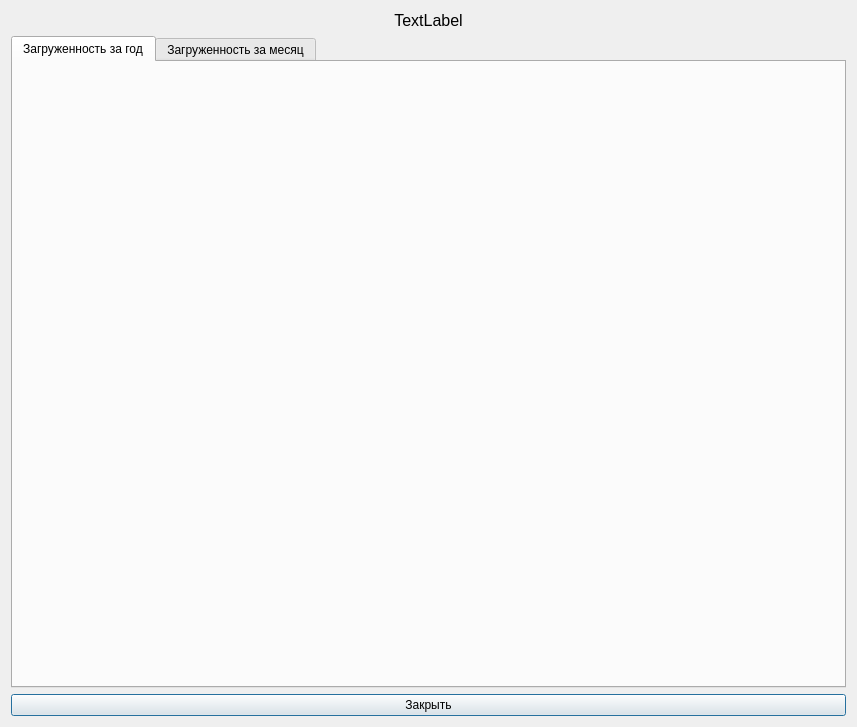
<?xml version="1.0" encoding="UTF-8"?>
<ui version="4.0">
 <class>Dialog</class>
 <widget class="QDialog" name="Dialog">
  <property name="geometry">
   <rect>
    <x>0</x>
    <y>0</y>
    <width>857</width>
    <height>727</height>
   </rect>
  </property>
  <property name="windowTitle">
   <string>Окно загруженности</string>
  </property>
  <layout class="QGridLayout" name="gridLayout">
   <item row="0" column="0">
    <widget class="QLabel" name="lb_airport_name">
     <property name="font">
      <font>
       <pointsize>12</pointsize>
      </font>
     </property>
     <property name="text">
      <string>TextLabel</string>
     </property>
     <property name="alignment">
      <set>Qt::AlignCenter</set>
     </property>
    </widget>
   </item>
   <item row="1" column="0">
    <widget class="QTabWidget" name="tabWidget">
     <property name="layoutDirection">
      <enum>Qt::LeftToRight</enum>
     </property>
     <property name="currentIndex">
      <number>0</number>
     </property>
     <widget class="QWidget" name="tab">
      <attribute name="title">
       <string>Загруженность за год</string>
      </attribute>
      <layout class="QGridLayout" name="gridLayout_3">
       <item row="0" column="0">
        <widget class="QCustomPlot" name="qcp_year" native="true"/>
       </item>
      </layout>
     </widget>
     <widget class="QWidget" name="tab_2">
      <attribute name="title">
       <string>Загруженность за месяц</string>
      </attribute>
      <layout class="QGridLayout" name="gridLayout_2">
       <item row="1" column="0">
        <widget class="QComboBox" name="cb_months">
         <property name="currentIndex">
          <number>-1</number>
         </property>
        </widget>
       </item>
       <item row="2" column="0" colspan="3">
        <widget class="QCustomPlot" name="qcp_month" native="true"/>
       </item>
       <item row="1" column="1" colspan="2">
        <spacer name="horizontalSpacer">
         <property name="orientation">
          <enum>Qt::Horizontal</enum>
         </property>
         <property name="sizeType">
          <enum>QSizePolicy::Ignored</enum>
         </property>
         <property name="sizeHint" stdset="0">
          <size>
           <width>20</width>
           <height>20</height>
          </size>
         </property>
        </spacer>
       </item>
      </layout>
     </widget>
    </widget>
   </item>
   <item row="2" column="0">
    <widget class="QPushButton" name="pb_close">
     <property name="text">
      <string>Закрыть</string>
     </property>
    </widget>
   </item>
  </layout>
 </widget>
 <customwidgets>
  <customwidget>
   <class>QCustomPlot</class>
   <extends>QWidget</extends>
   <header>D:\QtProjects\diplom\airport\qcustomplot.h</header>
   <container>1</container>
  </customwidget>
 </customwidgets>
 <resources/>
 <connections>
  <connection>
   <sender>pb_close</sender>
   <signal>clicked()</signal>
   <receiver>Dialog</receiver>
   <slot>accept()</slot>
   <hints>
    <hint type="sourcelabel">
     <x>428</x>
     <y>705</y>
    </hint>
    <hint type="destinationlabel">
     <x>428</x>
     <y>363</y>
    </hint>
   </hints>
  </connection>
 </connections>
</ui>
